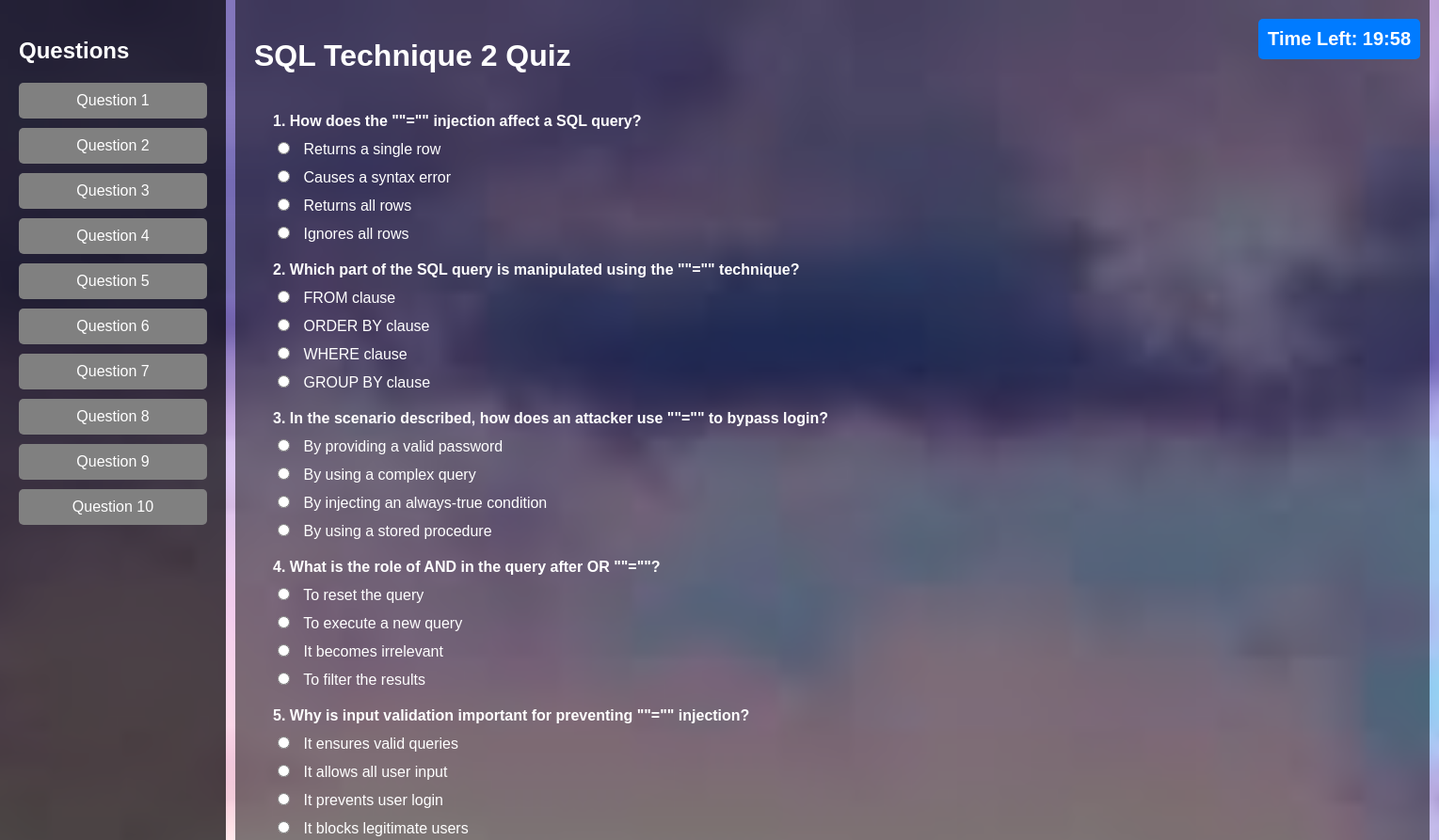
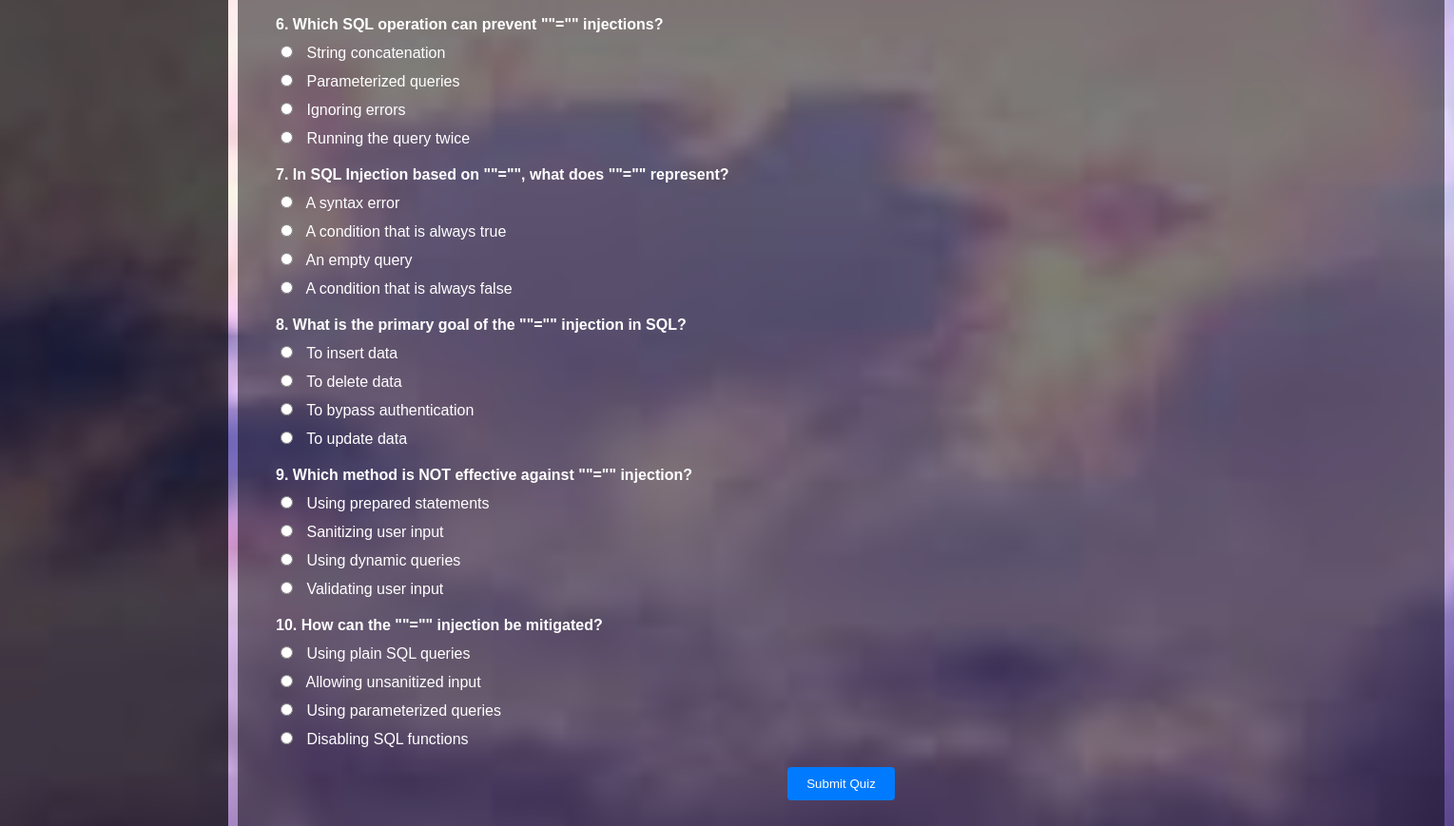
/sql2quiz.php (signed in), run on the app's committed database (2 pictures, top to bottom).
### tables this page shows
CREATE TABLE `quiz_questions` (
  `id` int(11) NOT NULL,
  `quiz_id` int(11) NOT NULL,
  `question` text NOT NULL,
  `option1` varchar(255) NOT NULL,
  `option2` varchar(255) NOT NULL,
  `option3` varchar(255) NOT NULL,
  `option4` varchar(255) NOT NULL,
  `correct_option` varchar(11) NOT NULL,
  `created_by` varchar(255) NOT NULL,
  `created_date` timestamp NOT NULL DEFAULT current_timestamp()
);

### sql2quiz.php (the view, shortened to what this page needs)
<?php
require_once 'config.php';
require_once 'header.php';
$quizId = 2;
$questions = [];
$sql = "SELECT id, question, option1, option2, option3, option4 FROM quiz_questions WHERE quiz_id = ? ORDER BY RAND() LIMIT 10";
if ($stmt = $conn->prepare($sql)) {
    $stmt->bind_param("i", $quizId);
    $stmt->execute();
    $stmt->bind_result($questionId, $question, $option1, $option2, $option3, $option4);
    while ($stmt->fetch()) {
        $questions[] = [
            'id' => $questionId,
            'text' => $question,
            'options' => [$option1, $option2, $option3, $option4]
        ];
    }
} else {
    echo "Error fetching quiz questions: " . $conn->error;
    exit();
}
?>
<!DOCTYPE html>
<html lang="en">
<head>
</head>
<body>
    <div class="sidebar">
        <h2>Questions</h2>
        <ul>
            <?php for ($i = 1; $i <= 10; $i++): ?>
                <li><a href="#question_<?php echo $i; ?>" data-question-id="<?php echo $i; ?>">Question <?php echo $i; ?></a></li>
            <?php endfor; ?>
        </ul>
    </div>
    <div class="main-content">
        <div class="container">
            <h1>SQL Technique 2 Quiz</h1>
            <div class="timer" id="timer">Time Left: 20:00</div>
            <div class="quiz-content">
                <form id="quizForm" action="submit_quiz1.php" method="POST">
                    <?php foreach ($questions as $index => $question): ?>
                        <div id="question_<?php echo $index + 1; ?>" class="question-container" style="margin-bottom: 20px;">
                            <div class="question-text">
                                <?php echo ($index + 1) . '. ' . htmlspecialchars($question['text']); ?>
                            </div>
                            <div class="options">
                                <?php foreach ($question['options'] as $optionIndex => $option): ?>
                                    <div class="option">
                                        <label>
                                            <input type="radio" name="question_<?php echo $question['id']; ?>" value="<?php echo $optionIndex + 1; ?>">
                                            <?php echo htmlspecialchars($option); ?>
                                        </label>
                                    </div>
                                <?php endforeach; ?>
                            </div>
                        </div>
                    <?php endforeach; ?>
                    <button type="submit" class="submit-btn">Submit Quiz</button>
                </form>
            </div>
        </div>
    </div>
</body>
</html>

### default.css (style rules this page uses)
html, body.default { height: 100%; margin: 0; padding: 0; }

### light.css (style rules this page uses)
html, body.light { height: 100%; margin: 0; padding: 0; }
body.light { font-family: Arial, sans-serif; background-image: url('background3.jpg'); background-size: cover; background-repeat: no-repeat; background-position: center; background-attachment: fixed; color: white; }

### sql2quiz.php (style rules this page uses)
body { background-size: cover; background-repeat: no-repeat; background-attachment: fixed; font-family: Arial, sans-serif; margin: 0; padding: 0; color: #fff; display: flex; background-color: rgba(0, 0, 0, 0.5); }
html { scroll-behavior: smooth; }
html, body { height: 100%; }
.container { flex: 1; padding: 20px; margin-left: 250px; background-color: rgba(0, 0, 0, 0.5); width: 1229px; }
.quiz-content { padding: 20px; border-radius: 8px; }
.question-text { font-weight: bold; margin-bottom: 10px; }
.options { margin-top: 10px; }
.option { margin-bottom: 10px; }
.option input { margin-right: 10px; }
.submit-btn { margin-top: 20px; padding: 10px 20px; background-color: #007bff; color: #fff; border: none; border-radius: 4px; cursor: pointer; display: block; margin-left: auto; margin-right: auto; }
.timer { font-size: 20px; font-weight: bold; position: fixed; top: 20px; right: 20px; padding: 10px; background-color: #007bff; color: #fff; border-radius: 5px; z-index: 1000; }
.sidebar { width: 200px; background: rgba(0, 0, 0, 0.7); padding: 20px; position: fixed; top: 0; left: 0; height: 100%; overflow-y: auto; }
.sidebar h2 { font-size: 1.5em; margin-bottom: 20px; }
.sidebar ul { list-style-type: none; padding: 0; }
.sidebar ul li { margin: 10px 0; }
.sidebar ul li a { color: #fff; text-decoration: none; padding: 10px; display: block; background: grey; border-radius: 5px; text-align: center; transition: background 0.3s; }
.question-container { scroll-margin-top: 100px; }

### data on the page
quiz_questions: question "How does the \"\"=\"\" injection affect a SQL query?", option1 "Returns a single row", option2 "Causes a syntax error", option3 "Returns all rows", option4 "Ignores all rows"
quiz_questions: question "Which part of the SQL query is manipulated using the \"\"=\"\" technique?", option1 "FROM clause", option2 "ORDER BY clause", option3 "WHERE clause", option4 "GROUP BY clause"
quiz_questions: question "In the scenario described, how does an attacker use \"\"=\"\" to bypass login?", option1 "By providing a valid password", option2 "By using a complex query", option3 "By injecting an always-true condition", option4 "By using a stored procedure"
quiz_questions: question "What is the role of AND in the query after OR \"\"=\"\"?", option1 "To reset the query", option2 "To execute a new query", option3 "It becomes irrelevant", option4 "To filter the results"
quiz_questions: question "Why is input validation important for preventing \"\"=\"\" injection?", option1 "It ensures valid queries", option2 "It allows all user input", option3 "It prevents user login", option4 "It blocks legitimate users"
quiz_questions: question "Which SQL operation can prevent \"\"=\"\" injections?", option1 "String concatenation", option2 "Parameterized queries", option3 "Ignoring errors", option4 "Running the query twice"
quiz_questions: question "In SQL Injection based on \"\"=\"\", what does \"\"=\"\" represent?", option1 "A syntax error", option2 "A condition that is always true", option3 "An empty query", option4 "A condition that is always false"
quiz_questions: question "What is the primary goal of the \"\"=\"\" injection in SQL?", option1 "To insert data", option2 "To delete data", option3 "To bypass authentication", option4 "To update data"
quiz_questions: question "Which method is NOT effective against \"\"=\"\" injection?", option1 "Using prepared statements", option2 "Sanitizing user input", option3 "Using dynamic queries", option4 "Validating user input"
quiz_questions: question "How can the \"\"=\"\" injection be mitigated?", option1 "Using plain SQL queries", option2 "Allowing unsanitized input", option3 "Using parameterized queries", option4 "Disabling SQL functions"
